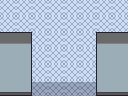

This game map was drawn from its Tiled (.tmx) file and the tilesets committed beside it. A one-line description and the full map source follow:
An orthogonal 4x3 tile map with 32x32 px tiles, 2 tile layers (Tile Layer 1, Tile Layer 2), 2 tilesets.

<map version="1.4" tiledversion="1.4.3" orientation="orthogonal" renderorder="right-down" width="4" height="3" tilewidth="32" tileheight="32" infinite="0" nextlayerid="3" nextobjectid="1">
 <tileset firstgid="1" source="../../tilesets/Gather Floors 1.x.tsx" />
 <tileset firstgid="2561" source="../../tilesets/Gather Walls Interior 1.x.tsx" />
 <layer id="1" name="Tile Layer 1" width="4" height="3">
  <data encoding="csv">
1306,1306,1306,1306,
1306,1306,1306,1306,
1306,1306,1306,1306
</data>
 </layer>
 <layer id="2" name="Tile Layer 2" width="4" height="3">
  <data encoding="csv">
0,0,0,0,
7269,0,0,7268,
7294,7126,7127,7293
</data>
 </layer>
</map>
